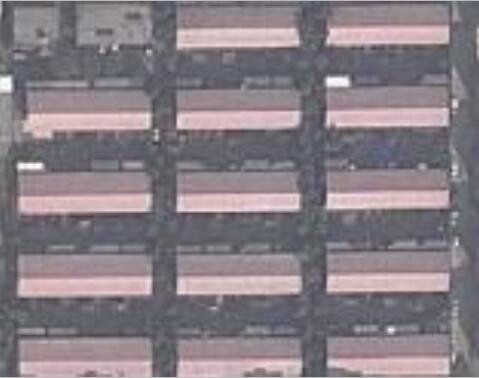
//> input picture RespicS/building_3/building_3.jpg, 479 x 378 px
$ ./meanSifft   (built with g++ and OpenCV 4)
//> lines starting //> are read from the running program, lines starting //| are printed output that depends on the picture; after the words box and inside, x2 and y2 are one past the last pixel; in counts of white or black regions, pixels touching at a corner belong together
### findAndDrawOutline.h
#ifndef  _FI_E_
#define _FI_E_
#include <iostream>
#include"highgui.h"
#include"cv.h"
using namespace cv;
class findAndDrawOutline
{
public:
	findAndDrawOutline();
	Mat drawOutline( Mat image);
	Mat drawOutlineOfOri(Mat outline,Mat src);
	double computeArea(vector<Point> outline);
	double computeLength(vector<Point>outline);
	double* computeLenghtWidthRatio(double area, double perimete);
	Mat drawOutlineAfterJudement(Mat image, vector<vector<Point>> contours, int maxratio, int minratio);
	Mat drawOutlineAfterJudementOfOri(Mat image, vector<vector<Point>> contours, int maxratio, int minratio);
	Mat drawLogo(Mat image, Mat outline_logo, bool flag, int maxratio, int minratio);
	vector<Point> getGrowPoint(Mat image,int maxratio, int minratio);
	Mat drawShadowOfGrowPoint(Mat src, vector<Point> pt, int threshold);
	void connerHarris(int th,Mat src);
	void connerHarris_f(int th, Mat src);
};
#endif

### findAndDrawOutline.cpp
#include <iostream>
#include"highgui.h"
#include"cv.h"
#include"findAndDrawOutline.h"
findAndDrawOutline::findAndDrawOutline()
{
}
//查询轮廓并绘制轮廓
Mat findAndDrawOutline::drawOutline(Mat image)
{
	Mat result(image.size(), CV_8UC3, Scalar(0));
	vector<vector<Point>> contours;
	vector<Vec4i> hierarchy;
	findContours(image, contours, CV_RETR_EXTERNAL, CV_CHAIN_APPROX_NONE);
	drawContours(result, contours,-1,Scalar(191.0,19.0,206.0),1);
	return result;
}
//在原图上绘制图像并且对比,outline是二值图像的提供轮廓查找，src是原图像
Mat findAndDrawOutline::drawOutlineOfOri(Mat outline,Mat src)
{
	vector<vector<Point>> contours;
	vector<Vec4i> hierarchy;
	//轮廓数据存储在contours里
	findContours(outline, contours, CV_RETR_EXTERNAL, CV_CHAIN_APPROX_NONE);
	for (int i = 0; i < contours.size(); i++)
	{
		for (int j = 0; j < contours[i].size(); j++)
		{
			src.at<Vec3b>(contours[i][j])[0] = 191;
			src.at<Vec3b>(contours[i][j])[1] = 19;
			src.at<Vec3b>(contours[i][j])[2] = 206;

		}
	}
	return src;
}
//计算轮廓的面积
double findAndDrawOutline::computeArea(vector<Point> outline)
{
	double area = contourArea(outline);
	return area;
}
//计算轮廓的周长
double findAndDrawOutline::computeLength(vector<Point> outline)
{
	double len = arcLength(outline, 1);
	return len;
}
//计算轮廓的近似长宽比
double* findAndDrawOutline::computeLenghtWidthRatio(double area, double perimete)
{
	double len = 0, width = 0, ratio = 0;
	int tempArea = (int)area;
	int tempPerimeter = (int)perimete;
	double *result = new double[3];
	double  minPerimeter = 0.98*tempPerimeter;
	double maxPerimeter = 1.02*tempPerimeter;
	double minArea = 0.98*tempArea;
	double maxArea = 1.02*tempArea;
	double temp_Perimeter = 2 * (len + width);
	double temp_Area = len*width;
	for (len; len < tempPerimeter / 2;)
	{
		if (temp_Perimeter >= minPerimeter&&temp_Perimeter <= maxPerimeter&&temp_Area >= minArea&&temp_Area <= maxArea)
		{
			break;

		}
		else
		{
			len = len + 0.1;
			width = perimete / 2 - len;
			temp_Perimeter = 2 * (len + width);
			temp_Area = len*width;
		}
	}
	if (len > width)
		ratio = len / width;
	else
		ratio = width / len;
	result[0] = len;
	result[1] = width;
	result[2] = ratio;
	return result;
}
//进行面积或长宽比例判断后将轮廓排除后的结果
//image 是二值图像，outline是存储轮廓。
Mat findAndDrawOutline::drawOutlineAfterJudement(Mat image, vector<vector<Point>> contours, int maxratio, int minratio)
{
	double sum = 0.0;
	int number = 0;
	double sumLenght = 0.0;
	for (int i = 0; i < contours.size(); i++)
	{
		if (contourArea(contours[i])!=0)
		{
			sum += contourArea(contours[i]);

			number++;
		}
	}
	for (int i = 0; i < contours.size(); i++)
	{
		sumLenght += computeLength(contours[i]);
	}
	double mean = sum / number;
	double mean_length = sumLenght / number;
	std::cout << "平均面积" << mean << std::endl;
	std::cout << "平均周长" << mean_length << std::endl;

	Mat img_after_judement(image.size(), CV_8UC3, Scalar(0));
	findContours(image, contours, CV_RETR_EXTERNAL, CV_CHAIN_APPROX_NONE);
	double sum_ratio = 0.0;
	for (int i = 0; i < contours.size(); i++)
	{
		double temparea = contourArea(contours[i]);
		double tempPerimeter = computeLength(contours[i]);
		if (temparea != 0)
		{
			double tempLenWidthRatio = computeLenghtWidthRatio(temparea, tempPerimeter)[2];
			sum_ratio += tempLenWidthRatio;
		}

	}
	double mean_ratio = sum_ratio / number;
	std::cout << "平均长宽比" << mean_ratio << std::endl;

		for (int i = 0; i < contours.size(); i++)
		{
			double temparea = contourArea(contours[i]);
			double tempPerimeter = computeLength(contours[i]);
			double tempLenWidthRatio = computeLenghtWidthRatio(temparea, tempPerimeter)[2];
			if (temparea >= mean / 4 && tempLenWidthRatio < 20)
			{
				for (int j = 0; j < contours[i].size(); j++)
				{
					img_after_judement.at<Vec3b>(contours[i][j])[0] = 191;
					img_after_judement.at<Vec3b>(contours[i][j])[1] = 19;
					img_after_judement.at<Vec3b>(contours[i][j])[2] = 206;
				}
			}
		}
		return img_after_judement;

	}

//进行用面积排除，以及对长宽率处理后在原图画出图像
Mat findAndDrawOutline::drawOutlineAfterJudementOfOri(Mat image, vector<vector<Point>> contours, int maxratio, int minratio)
{
	double sum = 0.0;
	int number = 0;
	double sumLenght = 0.0;
	for (int i = 0; i < contours.size(); i++)
	{
		if (contourArea(contours[i])!=0)
		{
			sum += contourArea(contours[i]);

			number++;
		}
	}
	for (int i = 0; i < contours.size(); i++)
	{
		sumLenght += computeLength(contours[i]);

	}
	double mean = sum / number;
	double mean_length = sumLenght / number;
	std::cout << "平均面积" << mean << std::endl;
	std::cout << "平均周长" << mean_length << std::endl;
	//Mat img_after_judement(image.size(), CV_8UC3, Scalar(0));
	//findContours(image, contours, CV_RETR_EXTERNAL, CV_CHAIN_APPROX_NONE);
	double sum_ratio = 0.0;
	for (int i = 0; i < contours.size(); i++)
	{
		double temparea = contourArea(contours[i]);
		double tempPerimeter = computeLength(contours[i]);
		if (temparea != 0)
		{
			double tempLenWidthRatio = computeLenghtWidthRatio(temparea, tempPerimeter)[2];
			sum_ratio += tempLenWidthRatio;
		}

	}
	double mean_ratio = sum_ratio / number;
	std::cout << "平均长宽比" << mean_ratio << std::endl;
	for (int i = 0; i < contours.size(); i++)
	{
		double temparea = contourArea(contours[i]);
		double tempPerimeter = computeLength(contours[i]);
		double tempLenWidthRatio = computeLenghtWidthRatio(temparea, tempPerimeter)[2];
		if (temparea >= mean / minratio&&tempLenWidthRatio<20)
		{
			for (int j = 0; j < contours[i].size(); j++)
			{
				image.at<Vec3b>(contours[i][j])[0] = 191;
				image.at<Vec3b>(contours[i][j])[1] = 19;
				image.at<Vec3b>(contours[i][j])[2] = 206;

			}
		}
		else
			std::cout << "out of area" << std::endl;
	}
	return image;
}
//在二值图像上标出数字记号loge,flag决定是否进行通过面积以及长宽比进行处理。
Mat findAndDrawOutline::drawLogo(Mat image, Mat outline_img, bool flag ,int maxratio, int minratio)
{
	CvFont font;
	double hScale = 1;
	double vScale = 1;
	int lineWidth = 2;// 相当于写字的线条


	// 初始化字体
	cvInitFont(&font, CV_FONT_HERSHEY_SIMPLEX | CV_FONT_ITALIC, hScale, vScale, 0, lineWidth);//初始化字体，准备写到图片上的
	// cvPoint 为起笔的x，y坐标

	vector<vector<Point>> contours;
	//轮廓数据存储在contours里
	findContours(image, contours, CV_RETR_EXTERNAL, CV_CHAIN_APPROX_NONE);
	Mat img_outline_logo = outline_img.clone();
	if (flag == false)
	{
		for (int i = 0; i < contours.size(); i++)
		{
			std::stringstream sstr;
			sstr << i;
			string str = sstr.str();
			putText(img_outline_logo, str, (contours[i][1]), FONT_HERSHEY_SIMPLEX, 0.3, Scalar(0, 254, 0), 1, 1);//在图片中输出字符

			double area = computeArea(contours[i]);
			double preimeter = computeLength(contours[i]);
			double *result = new double[3];
			result = computeLenghtWidthRatio(area, preimeter);
			if (result[0]>result[1])
			std::cout << "第" << i << "个轮廓的面积，周长，长，宽，长宽比分别为    " << area <<"       "<<preimeter<<"   "<<result[0]<<"    "<<result[1]<<"    "<<result[2]<<  std::endl;
			else
			std::cout << "第" << i << "个轮廓的面积，周长，长，宽，长宽比分别为    " << area << "       " << preimeter << "   " << result[1] << "    " << result[0] << "    " << result[2] << std::endl;


		}
	}
	else
	{
		double sum = 0.0;
		int number = 0;
		for (int i = 0; i < contours.size(); i++)
		{
			if (contourArea(contours[i])!=0)
			{
				sum += contourArea(contours[i]);

				number++;
			}
		}

		double mean = sum / (double)number;
		int index = 1;
		double sum_ratio = 0.0;
		for (int i = 0; i < contours.size(); i++)
		{
			double temparea = contourArea(contours[i]);
			double tempPerimeter = computeLength(contours[i]);
			if (temparea != 0)
			{
				double tempLenWidthRatio = computeLenghtWidthRatio(temparea, tempPerimeter)[2];
				sum_ratio += tempLenWidthRatio;
			}

		}
		double mean_ratio = sum_ratio / number;
		std::cout << "平均长宽比" << mean_ratio << std::endl;
		for (int i = 0; i < contours.size();i++)
		{
			double temparea = contourArea(contours[i]);
			double tempPerimeter = computeLength(contours[i]);
			double tempLenWidthRatio = computeLenghtWidthRatio(temparea, tempPerimeter)[2];
			if (temparea >= mean / minratio  && tempLenWidthRatio<=20)
			{
				std::stringstream sstr;
				sstr << index;
				string str = sstr.str();
				putText(img_outline_logo, str, (contours[i][1]), FONT_HERSHEY_SIMPLEX, 0.3, Scalar(0, 254, 0), 1, 1);//在图片中输出字符
				//std::cout << "第" << index << "个种子点的坐标" << contours[i][1].x << "," << contours[i][1].y << std::endl;
				double area = computeArea(contours[i]);
				double preimeter = computeLength(contours[i]);
				double *result = new double[3];
				result = computeLenghtWidthRatio(area, preimeter);
				if (result[0]>result[1])
					std::cout << "第" << index << "个轮廓的面积为    " << area*0.61 + preimeter*0.61 << "       " << preimeter << "   " << result[0] << "    " << result[1] * 0.61*1.2975 << "    " << result[2] << std::endl;
				else
					std::cout << "第" << index << "个轮廓的面积为    " << area*0.61 + preimeter*0.61 << "       " << preimeter << "   " << result[1] << "    " << result[0] * 0.61*1.2975 << "    " << result[2] << std::endl;
				index++;

			}
		}
	}
	return img_outline_logo;
}
//获得区域生长点的种子
// [270 lines left out: functions getGrowPoint, drawShadowOfGrowPoint, connerHarris, connerHarris_f, not called in this run]

### meanSifft.cpp

#include"highgui.h"
#include"cv.h"
#include"findAndDrawOutline.h"
#include <iostream>

using namespace cv;
using namespace std;


IplImage* src;  //source image
IplImage* dst;  //the dst image after meanshift
int spatialRad = 14, colorRad = 29, maxPryLevel = 3;


void on_Meanshift(int)  //the callback function
{

	//cout<<"spatialRad="<<spatialRad<<endl;   //for test
	//cout<<"   colorRad="<<colorRad<<endl;
	//cout<<"        maxPryLevel="<<maxPryLevel<<endl;
	cvPyrMeanShiftFiltering(src, dst, spatialRad, colorRad, maxPryLevel);  //segmentation use meanshift
	cvShowImage("dst", dst);   //show the segmented image

}

//运用漫水算法对图像的空洞进行填充。
//http://bbs.csdn.net/topics/391542633?page=1
void fillHole(const Mat srcBw, Mat &dstBw)
{
	Size m_Size = srcBw.size();
	Mat Temp = Mat::zeros(m_Size.height + 2, m_Size.width + 2, srcBw.type());//延展图像
	srcBw.copyTo(Temp(Range(1, m_Size.height + 1), Range(1, m_Size.width + 1)));

	cv::floodFill(Temp, Point(0, 0), Scalar(255));

	Mat cutImg;//裁剪延展的图像
	Temp(Range(1, m_Size.height + 1), Range(1, m_Size.width + 1)).copyTo(cutImg);

	dstBw = srcBw | (~cutImg);
}
void main()
{
	/*******************************对图像使用meanshift进行分割**********************************/

	src = cvLoadImage("C:\\Users\\Administrator\\Desktop\\RespicS\\building_3\\building_3.jpg");   //load the picture
//> src is the input picture: 378 rows x 479 cols, CV_8UC3; mean B, G, R 132.8, 125.8, 134.5
	CvSize size;
	size.width = src->width;
	size.height = src->height;
	dst = cvCreateImage(size, src->depth, 3);  //set the size of the dst image
	//cvNamedWindow("src", CV_WINDOW_AUTOSIZE);
	cvNamedWindow("dst", CV_WINDOW_AUTOSIZE);
	cvShowImage("src", src);
	cvPyrMeanShiftFiltering(src, dst, spatialRad, colorRad, maxPryLevel);

	//create the trackbar
	cvCreateTrackbar("spatialRad", "dst", &spatialRad, 50, on_Meanshift);
	cvCreateTrackbar("colorRad", "dst", &colorRad, 60, on_Meanshift);
	cvCreateTrackbar("maxPryLevel", "dst", &maxPryLevel, 5, on_Meanshift);

	 cvShowImage("dst", dst);


	 /********************************对图像进行二值话处理，方便进行腐蚀膨胀操作***********************/

	 //将彩色图像转换为灰度图像，并保存
	IplImage*img_gray = cvCreateImage(cvGetSize(dst), dst->depth, 1);//灰度图像（参数：图像宽、高、像素的位深度和通道数（单通道为灰度图像））
	cvCvtColor(dst, img_gray, CV_BGR2GRAY);
	cvSaveImage("img_gray.jpg", img_gray);//保存灰度图像


	//将灰度图像转换为二值图像，并保存
	IplImage*img_binary = cvCreateImage(cvGetSize(dst), img_gray->depth, 1);//二值图像
	cvThreshold(img_gray, img_binary, 130, 255, CV_THRESH_BINARY);//固定阈值操作（cvThreshold函数只针对单通道图像）
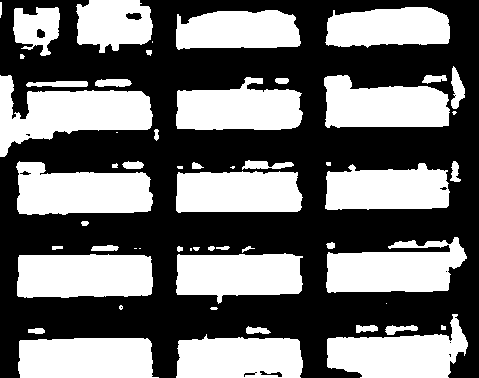
//> img_binary: 378 rows x 479 cols, CV_8UC1; 43.8% white; 56 white regions (11 under 20 px), largest, box (x1, y1, x2, y2) and area: (0, 75, 153, 157) 6389, (16, 161, 153, 215) 5629, (17, 254, 153, 298) 5589
	cvSave("img_binary", img_binary);//使用cvSaveImage保存二值图像报错？
//> (this line was passed over: cvSave is not available in this run)


	// [9 lines of commented-out code are left out]
	Mat img_binary_mat(img_binary, true);
	Mat element5(5, 5, CV_8U, Scalar(1));
	//morphologyEx(img_binary_mat, opened, MORPH_OPEN, element5);
	namedWindow("Binary Image");
	imshow("Binary Image", img_binary_mat);
	///*************************************对图像进行轮廓填充**************************/
	////http://blog.csdn.net/augusdi/article/details/9011935
	Mat img_fillhold = img_binary_mat.clone();
	fillHole(img_binary_mat, img_fillhold);
//> in fillHole, `Temp(Range(1, m_Size.height + 1), Range(1, m_Size.width + 1)).copyTo(c..`:
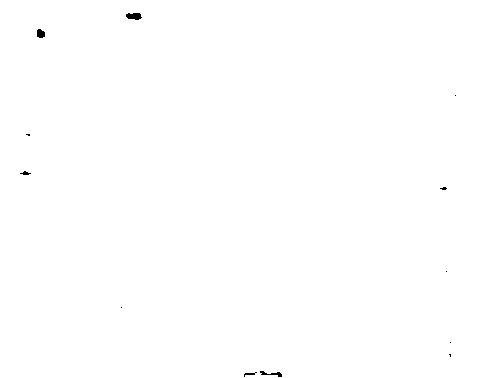
//> cutImg: 378 rows x 479 cols, CV_8UC1; 99.8% white; 12 black regions (7 under 20 px), largest, box (x1, y1, x2, y2) and area: (126, 13, 142, 20) 86, (37, 29, 45, 38) 59, (260, 371, 282, 377) 56, (244, 372, 257, 377) 25, (20, 171, 31, 175) 24
	namedWindow("Fillhole Image");
	imshow("Fillhole Image", img_fillhold);


	/***************************************先对图像进行轮廓填充再对图像进行腐蚀膨胀开闭操作操作************************************/

	Mat erodeAfterfillhole;
	cv::erode(img_fillhold, erodeAfterfillhole, Mat());
//> erodeAfterfillhole: 378 rows x 479 cols, CV_8UC1; 39.9% white; 56 white regions (22 under 20 px), largest, box (x1, y1, x2, y2) and area: (0, 76, 152, 156) 5879, (18, 163, 152, 214) 5229, (18, 255, 152, 297) 5216
	namedWindow("Eroded Image After fillhole");
	imshow("Eroded Image After fillhole", erodeAfterfillhole);
	Mat openedAfterfillhole;
	//结构元素尺寸
	morphologyEx(img_fillhold, openedAfterfillhole, MORPH_OPEN, element5);
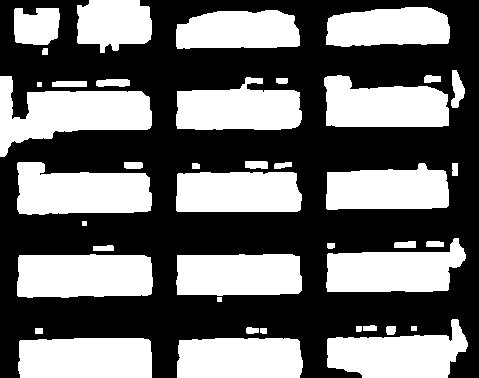
//> openedAfterfillhole: 378 rows x 479 cols, CV_8UC1; 43.1% white; 41 white regions
	namedWindow("Opened Image After fillhole");
	imshow("Opened Image After fillhole", openedAfterfillhole);


	/**************************************对二值图像画出轮廓*************************************************************/

	Mat img_outline(img_binary_mat.size(), CV_8UC3, Scalar(0));
	findAndDrawOutline outline;
	img_outline = outline.drawOutline(openedAfterfillhole);
//> in drawOutline, `findContours(image, contours, CV_RETR_EXTERNAL, CV_CHAIN_APPROX_NONE);`: contours = 41 contours, 3 with area under 20; largest, box (x1, y1, x2, y2) and area: (0, 76, 152, 157) 6083, (17, 162, 152, 215) 5440, (17, 254, 153, 298) 5406, (327, 319, 468, 378) 5110, (18, 338, 152, 378) 5050
	namedWindow("Outline of buildings");
	imshow("Outline of buildings", img_outline);

	/***************************************将轮廓覆盖到原图像上面******************************************************/
	//将src由IplImage转换为Mat
	Mat src_outline_mat(src, true);
	findAndDrawOutline src_outline;
	src_outline_mat = src_outline.drawOutlineOfOri(openedAfterfillhole, src_outline_mat);
//> the loop in drawOutlineOfOri, `for (int i = 0; i < contours.size(); i++)` made 41 passes
//> after the loop in drawOutlineOfOri, `for (int i = 0; i < contours.size(); i++)`:
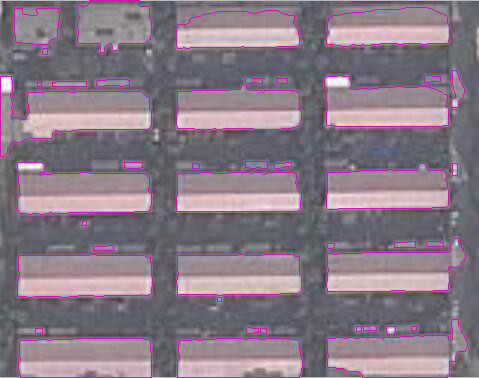
//> src: 378 rows x 479 cols, CV_8UC3; 3.39% of pixels changed, all inside (x1, y1, x2, y2) = (0, 0, 468, 378)
	namedWindow("oriWithOutline");
	imshow("oriWithOutline", src_outline_mat);

	/***************************************计算并输出轮廓面积并标识******************************/
	//对轮廓进行标识
	//CvFont font;
	//double hScale = 1;
	//double vScale = 1;
	//int lineWidth = 2;// 相当于写字的线条
	//
	//
	//// 初始化字体
	//cvInitFont(&font, CV_FONT_HERSHEY_SIMPLEX | CV_FONT_ITALIC, hScale, vScale, 0, lineWidth);//初始化字体，准备写到图片上的
	//// cvPoint 为起笔的x，y坐标
	//
	vector<vector<Point>> contours;
	////轮廓数据存储在contours里
	findContours(openedAfterfillhole, contours, CV_RETR_EXTERNAL, CV_CHAIN_APPROX_NONE);
	Mat img_outline_logo = img_outline.clone();
	// [9 lines of commented-out code are left out]
	img_outline_logo = src_outline.drawLogo(openedAfterfillhole, img_outline,false,0,0);
//> the loop in drawLogo, `for (int i = 0; i < contours.size(); i++)` made 41 passes
//> (area in computeArea, area, len in computeLength, preimeter, tempArea in computeLenghtWidthRatio, tempPerimeter in computeLenghtWidthRatio, minPerimeter in computeLenghtWidthRatio, maxPerimeter in computeLenghtWidthRatio) on passes 1, 2, 3, 4, 5, 7, 8, 9: (4696.5, 4696.5, 325.4, 325.4, 4696, 325, 318.5, 331.5), (5050, 5050, 339.8, 339.8, 5050, 339, 332.2, 345.8), (28.5, 28.5, 21.41, 21.41, 28, 21, 20.58, 21.42), (35, 35, 24, 24, 35, 24, 23.52, 24.48), (60, 60, 33.66, 33.66, 60, 33, 32.34, 33.66), (67, 67, 31.66, 31.66, 67, 31, 30.38, 31.62), (24.5, 24.5, 19.41, 19.41, 24, 19, 18.62, 19.38), (57, 57, 34.83, 34.83, 57, 34, 33.32, 34.68)
//> (printed output is left out)
//> after the loop in drawLogo, `for (int i = 0; i < contours.size(); i++)`:
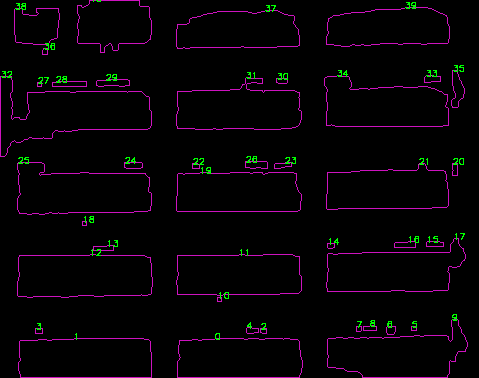
//> img_outline_logo: 378 rows x 479 cols, CV_8UC3; mean B, G, R 6.3, 2.3, 6.8
	namedWindow("imgWihtLogo");
	imshow("imgWihtLogo", img_outline_logo);

	/**************************************运用面积以及长宽比例排除部分轮廓后的二值轮廓图像**************************/
	findAndDrawOutline imgOutlineAfterJudement;
	Mat img_outline_after_judement(img_binary_mat.size(), CV_8UC3, Scalar(0));
	img_outline_after_judement = imgOutlineAfterJudement.drawOutlineAfterJudement(openedAfterfillhole, contours, 10, 4);
//> the loop in drawOutlineAfterJudement, `for (int i = 0; i < contours.size(); i++)` made 41 passes
//> sum on passes 1 to 8: 4696.5, 9746.5, 9775, 9810, 9870, 9890, 9957, 9981.5
//> after the loop in drawOutlineAfterJudement, `for (int i = 0; i < contours.size(); i++)`: sum = 74967.5; number = 41
//> the loop in drawOutlineAfterJudement, `for (int i = 0; i < contours.size(); i++)` made 41 passes
//> (len in computeLength, sumLenght) on passes 1 to 8: (325.4, 325.4), (339.8, 665.2), (21.41, 686.6), (24, 710.6), (33.66, 744.2), (18, 762.2), (31.66, 793.9), (19.41, 813.3)
//> after the loop in drawOutlineAfterJudement, `for (int i = 0; i < contours.size(); i++)`: sumLenght = 6386.1
//> in drawOutlineAfterJudement, `double mean = sum / number;`: mean = 1828.5
//> in drawOutlineAfterJudement, `double mean_length = sumLenght / number;`: mean_length = 155.8
//| 平均面积1828.48
//| 平均周长155.76
//> the loop in drawOutlineAfterJudement, `for (int i = 0; i < contours.size(); i++)` made 41 passes
//> (temparea, len in computeLength, tempPerimeter, tempArea in computeLenghtWidthRatio, tempPerimeter in computeLenghtWidthRatio, minPerimeter in computeLenghtWidthRatio, maxPerimeter in computeLenghtWidthRatio, minArea in computeLenghtWidthRatio) on passes 1, 2, 3, 4, 5, 7, 8, 9: (4696.5, 325.4, 325.4, 4696, 325, 318.5, 331.5, 4602.1), (5050, 339.8, 339.8, 5050, 339, 332.2, 345.8, 4949), (28.5, 21.41, 21.41, 28, 21, 20.58, 21.42, 27.44), (35, 24, 24, 35, 24, 23.52, 24.48, 34.3), (60, 33.66, 33.66, 60, 33, 32.34, 33.66, 58.8), (67, 31.66, 31.66, 67, 31, 30.38, 31.62, 65.66), (24.5, 19.41, 19.41, 24, 19, 18.62, 19.38, 23.52), (57, 34.83, 34.83, 57, 34, 33.32, 34.68, 55.86)
//| 平均长宽比8.64273
//> the loop in drawOutlineAfterJudement, `for (int i = 0; i < contours.size(); i++)` made 41 passes
	namedWindow("binary_img Outline After Judgement");
	imshow("binary_img Outline After Judgement", img_outline_after_judement);

	/**************************************运用面积以及长宽比例排除部分轮廓后的原图轮廓图像**************************/

	Mat src_outline_mat_1(src, true);
	findAndDrawOutline imgOutlineAfterJudementOfOri;
	Mat img_outline_after_judement_of_ori(img_binary_mat.size(), CV_8UC3, Scalar(0));
	img_outline_after_judement_of_ori = imgOutlineAfterJudementOfOri.drawOutlineAfterJudementOfOri(src_outline_mat_1, contours, 10, 4);
//> the loop in drawOutlineAfterJudementOfOri, `for (int i = 0; i < contours.size(); i++)` made 41 passes
//| 平均面积1828.48
//| 平均周长155.76
//| 平均长宽比8.64273
//> after the loop in drawOutlineAfterJudementOfOri, `for (int i = 0; i < contours.size(); i++)`:
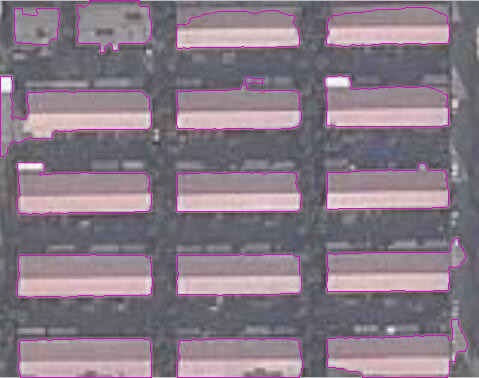
//> image: 378 rows x 479 cols, CV_8UC3; 2.88% of pixels changed, all inside (x1, y1, x2, y2) = (0, 0, 468, 378)
	//namedWindow("Ori Outline After Judgement ");
	imshow("Ori Outline After Judgement", img_outline_after_judement_of_ori);

	/***************************************运用面积及长款比例排除部分轮廓后计算并输出轮廓面积并标识******************************/

	Mat img_outline_logo_after_judement = img_outline_after_judement.clone();
	img_outline_logo_after_judement = src_outline.drawLogo(openedAfterfillhole, img_outline_after_judement, true, 10, 4);
//> call 2 of drawLogo, with flag = true, maxratio = 10, minratio = 4
//> the loop in drawLogo (call 2), `for (int i = 0; i < contours.size(); i++)` made 41 passes
//| 平均长宽比8.64273
//> the loop in drawLogo (call 2), `for (int i = 0; i < contours.size();i++)` made 41 passes
//| 第1个轮廓的面积为    3063.33       325.355   126.178    28.8888    3.45692
//| 第2个轮廓的面积为    3287.78       339.799   132.499    29.6012    3.54277
//| 第3个轮廓的面积为    3357.21       394.125   167.062    23.7443    5.56875
//| 第4个轮廓的面积为    3132.07       326.042   125.421    29.7595    3.33566
//| 第5个轮廓的面积为    3511.79       350.527   136.363    30.7884    3.50549
//> (output is shown up to pass 13 of 41)
//> after the loop in drawLogo (call 2), `for (int i = 0; i < contours.size();i++)`:
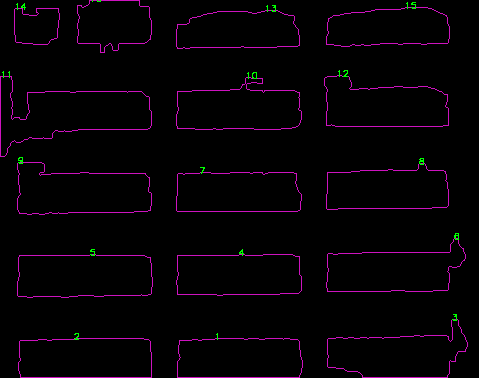
//> img_outline_logo: 378 rows x 479 cols, CV_8UC3; mean B, G, R 5.5, 1, 5.9
	namedWindow("img With Logo After Judement");
	imshow("img With Logo After Judement", img_outline_logo_after_judement);
	cvWaitKey(0);


}
